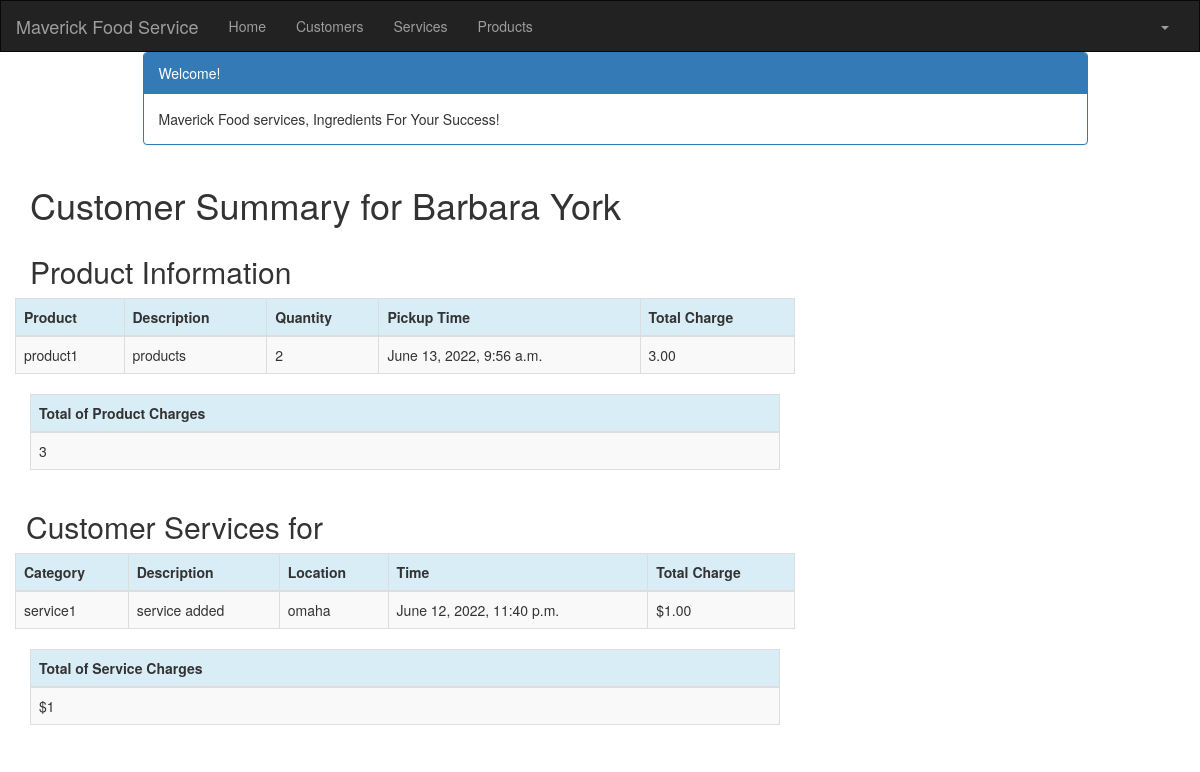
The page /customer/1/summary/ (signed in) on the database its author committed.
### crm/models.py (models this page shows, shortened)
class Customer(models.Model):
    cust_name = models.CharField(max_length=50)
    organization = models.CharField(max_length=100, blank=True)
    role = models.CharField(max_length=100)
    email = models.EmailField(max_length=100)
    bldgroom = models.CharField(max_length=100)
    address = models.CharField(max_length=200)
    account_number = models.IntegerField(blank=False, null=False)
    city = models.CharField(max_length=50)
    state = models.CharField(max_length=50)
    zipcode = models.CharField(max_length=10)
    phone_number = models.CharField(max_length=50)
    created_date = models.DateTimeField(
        default=timezone.now)
    updated_date = models.DateTimeField(auto_now_add=True)

class Product(models.Model):
    cust_name = models.ForeignKey(Customer, on_delete=models.CASCADE, related_name='products')
    product = models.CharField(max_length=100)
    p_description = models.TextField()
    quantity = models.IntegerField()
    pickup_time = models.DateTimeField(
        default=timezone.now)
    charge = models.DecimalField(max_digits=10, decimal_places=2)
    created_date = models.DateTimeField(
        default=timezone.now)
    updated_date = models.DateTimeField(auto_now_add=True)

class Service(models.Model):
    cust_name = models.ForeignKey(Customer, on_delete=models.CASCADE, related_name='services')
    service_category = models.CharField(max_length=100)
    description = models.TextField()
    location = models.CharField(max_length=200)
    setup_time = models.DateTimeField(
        default=timezone.now)
    cleanup_time = models.DateTimeField(
        default=timezone.now)
    service_charge = models.DecimalField(max_digits=10, decimal_places=2)
    created_date = models.DateTimeField(
        default=timezone.now)
    updated_date = models.DateTimeField(auto_now_add=True)

### crm/views.py (the view)
# urls.py: path('customer/<int:pk>/summary/', views.summary, name='summary'),
@login_required
def summary(request, pk):
    customer = get_object_or_404(Customer, pk=pk)
    customers = Customer.objects.filter(created_date__lte=timezone.now())
    services = Service.objects.filter(cust_name=pk)
    products = Product.objects.filter(cust_name=pk)
    sum_service_charge = \
        Service.objects.filter(cust_name=pk).aggregate(Sum('service_charge'))
    sum_product_charge = \
        Product.objects.filter(cust_name=pk).aggregate(Sum('charge'))
    sum = sum_product_charge.get("charge__sum")
    if sum== None:
        sum_product_charge = {'charge__sum' : Decimal('0')}
    sum = sum_service_charge.get("service_charge__sum")
    if sum== None:
        sum_service_charge = {'service_charge__sum' : Decimal('0')}
    return render(request, 'crm/summary.html', {'customer': customer,
                              'products': products,
                              'services': services,
                              'sum_service_charge': sum_service_charge,
                              'sum_product_charge': sum_product_charge,})

### crm/templates/crm/summary.html
{% extends 'crm/base.html' %}
{% block content %}
{% load mathfilters %}
{% load humanize %}
<div class="container">
    <div class="row">
        <div class="col-md-10 col-md-offset-1">
            <div class="panel panel-primary">
                <div class="panel-heading">Welcome!</div>
                <div class="panel-body">
                    Maverick Food services, Ingredients For Your Success!
                </div>
            </div>
        </div>
    </div>
</div>
<div class="row">
  <h1 style="padding-left: 15Px">Customer Summary for {{ customer.cust_name }}</h1>
</div>
    <div class="row">
        <h2 style="padding-left: 15Px">Product Information</h2>
    </div>
    <div class="row">
        <table class="table table-striped table-bordered table-hover">
            <thead>
            <tr class="bg-info">
                <th>Product</th>
                <th>Description</th>
                <th>Quantity</th>
                <th>Pickup Time</th>
                <th>Total Charge</th>
            </tr>
            </thead>
            <tbody>
            {% for product in products %}
                <tr>
                    <td>{{ product.product }}</td>
                    <td>{{ product.p_description }}</td>
                    <td>{{ product.quantity|intcomma }}</td>
                    <td>{{ product.pickup_time }}</td>
                    <td>{{ product.charge|intcomma }}</td>
                </tr>
            {% endfor %}
            </tbody>
        </table>
    </div>
        <table class="table table-striped table-bordered table-hover">
        <thead>
            <tr class="bg-info">
                <th>Total of Product Charges</th>
            </tr>
        </thead>
        <tbody>
            <tr>
                <td>{{ sum_product_charge.charge__sum|intcomma }}</td>
            </tr>
        </tbody>
    </table>
    <div class="row">
    <h2 style="padding-left: 11Px">Customer Services for {{ service.cust_name }}</h2>
        <table class="table table-striped table-bordered table-hover">
            <thead>
            <tr class="bg-info">
                <th>Category</th>
                <th>Description</th>
                <th>Location</th>
                <th>Time</th>
                <th>Total Charge</th>
            </tr>
            </thead>
            <tbody>
            {% for service in services %}
                <tr>
                    <td>{{ service.service_category}}</td>
                    <td>{{ service.description }}</td>
                    <td>{{ service.location }}</td>
                    <td>{{ service.setup_time }}</td>
                    <td>&#36;{{ service.service_charge|intcomma }}</td>
                </tr>
            {% endfor %}
            </tbody>
        </table>
    </div>
        <table class="table table-striped table-bordered table-hover">
        <thead>
            <tr class="bg-info">
                <th>Total of Service Charges</th>
            </tr>
        </thead>
        <tbody>
            <tr>
                <td>&#36;{{ sum_service_charge.service_charge__sum|intcomma}}</td>
            </tr>
        </tbody>
    </table>
</div>
{% endblock %}

### rows shown on the page
Customer: cust_name "Barbara York"
Product: product "product1", p_description "products", quantity "2", pickup_time "June 13, 2022, 9:56 a.m.", charge "3.00"
Service: service_category "service1", description "service added", location "omaha", setup_time "June 12, 2022, 11:40 p.m.", service_charge "1.00"

### other values the page prints
{{ sum_product_charge.charge__sum|intcomma }} "3"
{{ sum_service_charge.service_charge__sum|intcomma }} "1"
